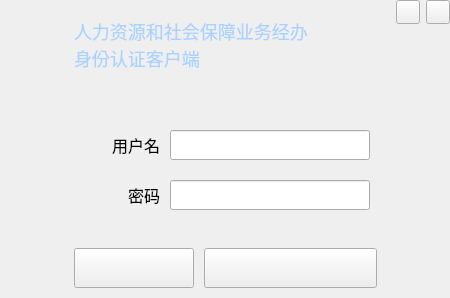
<?xml version="1.0" encoding="UTF-8"?>
<ui version="4.0">
 <class>LoginWindow</class>
 <widget class="QWidget" name="LoginWindow">
  <property name="geometry">
   <rect>
    <x>0</x>
    <y>0</y>
    <width>450</width>
    <height>298</height>
   </rect>
  </property>
  <property name="minimumSize">
   <size>
    <width>450</width>
    <height>298</height>
   </size>
  </property>
  <property name="maximumSize">
   <size>
    <width>450</width>
    <height>298</height>
   </size>
  </property>
  <property name="windowTitle">
   <string>LoginWindow</string>
  </property>
  <property name="styleSheet">
   <string notr="true">#widget{
	border-image: url(:/MBRClient/Resources/image/login.png);
}</string>
  </property>
  <layout class="QGridLayout" name="gridLayout">
   <property name="leftMargin">
    <number>0</number>
   </property>
   <property name="topMargin">
    <number>0</number>
   </property>
   <property name="rightMargin">
    <number>0</number>
   </property>
   <property name="bottomMargin">
    <number>0</number>
   </property>
   <property name="spacing">
    <number>0</number>
   </property>
   <item row="0" column="0">
    <widget class="QWidget" name="widget" native="true">
     <property name="styleSheet">
      <string notr="true">QLabel{
font-family:&quot;微软雅黑&quot;;
font-size:16px;
}
#lbl_logo{
	border-image: url(:/MBRClient/Resources/image/logo.png);
}
#btn_min{
	border-image: url(:/MBRClient/Resources/image/min.png);
}
#btn_min:hover{
	border-image: url(:/MBRClient/Resources/image/min_hover.png);
}
#btn_min:pressed{
	border-image: url(:/MBRClient/Resources/image/min_pressed.png);
}
#btn_close{
	border-image: url(:/MBRClient/Resources/image/close.png);
}
#btn_close:hover{
	border-image: url(:/MBRClient/Resources/image/close_hover.png);
}
#btn_close:pressed{
	border-image: url(:/MBRClient/Resources/image/close_pressed.png);
}
#btn_config{
	border-image: url(:/MBRClient/Resources/image/pzks.png);
}
#btn_config:hover{
	border-image: url(:/MBRClient/Resources/image/pzks_hover.png);
}
#btn_confirm{
	border-image: url(:/MBRClient/Resources/image/login_confirm.png);
}
#btn_confirm:hover{
	border-image: url(:/MBRClient/Resources/image/login_confirm_hover.png);
}
#btn_confirm:pressed{
	border-image: url(:/MBRClient/Resources/image/login_confirm_pressed.png);
}
#btn_confirm:disabled{
border-image: url(:/MBRClient/Resources/image/login_confirm_disabled.png)
}
#lbl_title{
font-size:18px;
color:#AAD2FF;
}</string>
     </property>
     <layout class="QVBoxLayout" name="verticalLayout">
      <property name="spacing">
       <number>0</number>
      </property>
      <property name="leftMargin">
       <number>0</number>
      </property>
      <property name="topMargin">
       <number>0</number>
      </property>
      <property name="rightMargin">
       <number>0</number>
      </property>
      <property name="bottomMargin">
       <number>10</number>
      </property>
      <item>
       <layout class="QHBoxLayout" name="horizontalLayout">
        <property name="spacing">
         <number>6</number>
        </property>
        <property name="leftMargin">
         <number>20</number>
        </property>
        <item alignment="Qt::AlignVCenter">
         <widget class="QLabel" name="lbl_logo">
          <property name="minimumSize">
           <size>
            <width>48</width>
            <height>35</height>
           </size>
          </property>
          <property name="maximumSize">
           <size>
            <width>48</width>
            <height>35</height>
           </size>
          </property>
          <property name="text">
           <string/>
          </property>
         </widget>
        </item>
        <item alignment="Qt::AlignVCenter">
         <widget class="QLabel" name="lbl_title">
          <property name="minimumSize">
           <size>
            <width>250</width>
            <height>90</height>
           </size>
          </property>
          <property name="maximumSize">
           <size>
            <width>250</width>
            <height>250</height>
           </size>
          </property>
          <property name="text">
           <string>人力资源和社会保障业务经办身份认证客户端</string>
          </property>
          <property name="wordWrap">
           <bool>true</bool>
          </property>
         </widget>
        </item>
        <item>
         <spacer name="horizontalSpacer">
          <property name="orientation">
           <enum>Qt::Horizontal</enum>
          </property>
          <property name="sizeHint" stdset="0">
           <size>
            <width>40</width>
            <height>20</height>
           </size>
          </property>
         </spacer>
        </item>
        <item alignment="Qt::AlignTop">
         <widget class="QPushButton" name="btn_min">
          <property name="minimumSize">
           <size>
            <width>24</width>
            <height>24</height>
           </size>
          </property>
          <property name="maximumSize">
           <size>
            <width>24</width>
            <height>24</height>
           </size>
          </property>
          <property name="text">
           <string/>
          </property>
         </widget>
        </item>
        <item alignment="Qt::AlignTop">
         <widget class="QPushButton" name="btn_close">
          <property name="minimumSize">
           <size>
            <width>24</width>
            <height>24</height>
           </size>
          </property>
          <property name="maximumSize">
           <size>
            <width>24</width>
            <height>24</height>
           </size>
          </property>
          <property name="text">
           <string/>
          </property>
         </widget>
        </item>
       </layout>
      </item>
      <item>
       <spacer name="verticalSpacer">
        <property name="orientation">
         <enum>Qt::Vertical</enum>
        </property>
        <property name="sizeType">
         <enum>QSizePolicy::Fixed</enum>
        </property>
        <property name="sizeHint" stdset="0">
         <size>
          <width>20</width>
          <height>40</height>
         </size>
        </property>
       </spacer>
      </item>
      <item>
       <layout class="QHBoxLayout" name="horizontalLayout_2">
        <property name="spacing">
         <number>10</number>
        </property>
        <property name="rightMargin">
         <number>80</number>
        </property>
        <item>
         <widget class="QLabel" name="lbl_operatorName">
          <property name="text">
           <string>用户名</string>
          </property>
          <property name="alignment">
           <set>Qt::AlignRight|Qt::AlignTrailing|Qt::AlignVCenter</set>
          </property>
         </widget>
        </item>
        <item>
         <widget class="QLineEdit" name="lEdit_operatorName">
          <property name="minimumSize">
           <size>
            <width>200</width>
            <height>30</height>
           </size>
          </property>
          <property name="maximumSize">
           <size>
            <width>200</width>
            <height>30</height>
           </size>
          </property>
         </widget>
        </item>
       </layout>
      </item>
      <item>
       <spacer name="verticalSpacer_2">
        <property name="orientation">
         <enum>Qt::Vertical</enum>
        </property>
        <property name="sizeType">
         <enum>QSizePolicy::Fixed</enum>
        </property>
        <property name="sizeHint" stdset="0">
         <size>
          <width>20</width>
          <height>20</height>
         </size>
        </property>
       </spacer>
      </item>
      <item>
       <layout class="QHBoxLayout" name="horizontalLayout_3">
        <property name="spacing">
         <number>10</number>
        </property>
        <property name="rightMargin">
         <number>80</number>
        </property>
        <item>
         <widget class="QLabel" name="lbl_passwd">
          <property name="text">
           <string>密码</string>
          </property>
          <property name="alignment">
           <set>Qt::AlignRight|Qt::AlignTrailing|Qt::AlignVCenter</set>
          </property>
         </widget>
        </item>
        <item>
         <widget class="QLineEdit" name="lEdit_passwd">
          <property name="minimumSize">
           <size>
            <width>200</width>
            <height>30</height>
           </size>
          </property>
          <property name="maximumSize">
           <size>
            <width>200</width>
            <height>30</height>
           </size>
          </property>
          <property name="echoMode">
           <enum>QLineEdit::Password</enum>
          </property>
         </widget>
        </item>
       </layout>
      </item>
      <item>
       <spacer name="verticalSpacer_3">
        <property name="orientation">
         <enum>Qt::Vertical</enum>
        </property>
        <property name="sizeHint" stdset="0">
         <size>
          <width>20</width>
          <height>40</height>
         </size>
        </property>
       </spacer>
      </item>
      <item>
       <layout class="QHBoxLayout" name="horizontalLayout_4">
        <property name="spacing">
         <number>10</number>
        </property>
        <item>
         <spacer name="horizontalSpacer_2">
          <property name="orientation">
           <enum>Qt::Horizontal</enum>
          </property>
          <property name="sizeHint" stdset="0">
           <size>
            <width>40</width>
            <height>20</height>
           </size>
          </property>
         </spacer>
        </item>
        <item>
         <widget class="QPushButton" name="btn_config">
          <property name="minimumSize">
           <size>
            <width>120</width>
            <height>40</height>
           </size>
          </property>
          <property name="maximumSize">
           <size>
            <width>120</width>
            <height>40</height>
           </size>
          </property>
          <property name="text">
           <string/>
          </property>
         </widget>
        </item>
        <item>
         <widget class="QPushButton" name="btn_confirm">
          <property name="minimumSize">
           <size>
            <width>173</width>
            <height>40</height>
           </size>
          </property>
          <property name="maximumSize">
           <size>
            <width>173</width>
            <height>40</height>
           </size>
          </property>
          <property name="text">
           <string/>
          </property>
         </widget>
        </item>
        <item>
         <spacer name="horizontalSpacer_3">
          <property name="orientation">
           <enum>Qt::Horizontal</enum>
          </property>
          <property name="sizeHint" stdset="0">
           <size>
            <width>40</width>
            <height>20</height>
           </size>
          </property>
         </spacer>
        </item>
       </layout>
      </item>
     </layout>
     <zorder>lbl_logo</zorder>
     <zorder>lbl_title</zorder>
     <zorder>btn_min</zorder>
     <zorder>btn_close</zorder>
     <zorder>horizontalSpacer</zorder>
     <zorder>lbl_operatorName</zorder>
     <zorder>lEdit_operatorName</zorder>
     <zorder>layoutWidget</zorder>
     <zorder>horizontalSpacer_2</zorder>
     <zorder>horizontalSpacer_3</zorder>
     <zorder>btn_config</zorder>
     <zorder>btn_confirm</zorder>
     <zorder>verticalSpacer</zorder>
     <zorder>verticalSpacer_2</zorder>
     <zorder>verticalSpacer_3</zorder>
    </widget>
   </item>
  </layout>
 </widget>
 <layoutdefault spacing="6" margin="11"/>
 <resources>
  <include location="MBRClient.qrc"/>
 </resources>
 <connections/>
</ui>
